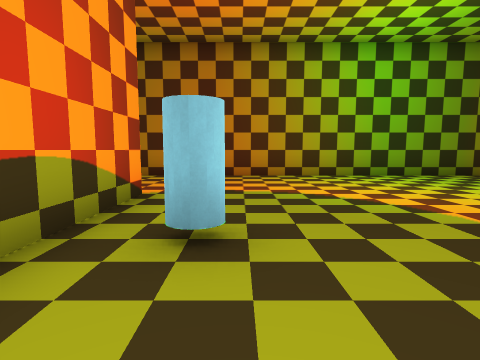
[1] (above)

23 first-person views from a walk through a Godot game level. The camera is 1.5 m above the floor, tilts 6° down and sees 80° across. The floor is counted in squares, 2 m on a side. Each view is taken from the middle of a square. On the plan, view 1 faces up. The plan holds only what a view shows up to about 10 squares ahead; the rest is blank. Some surface patterns are stand-ins.

[2]
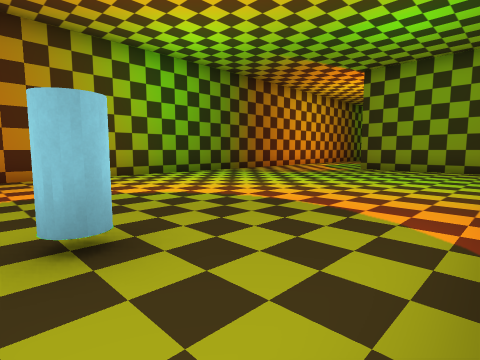

[3]
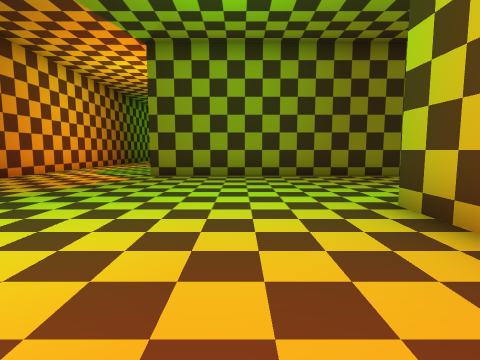

[4]
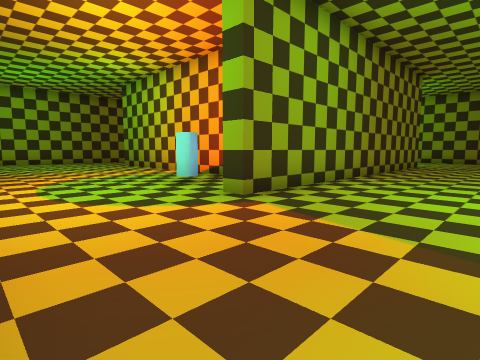

[5]
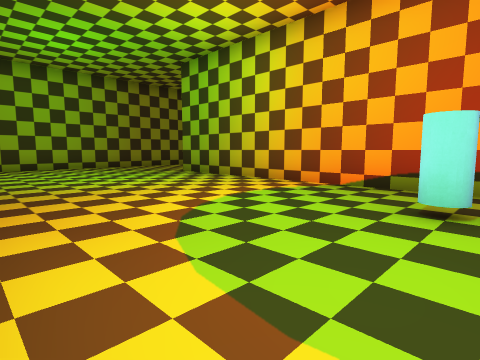

[6]
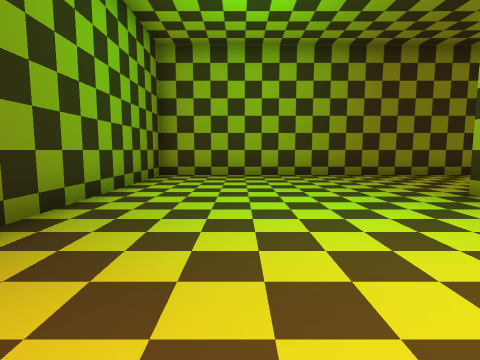

[7]
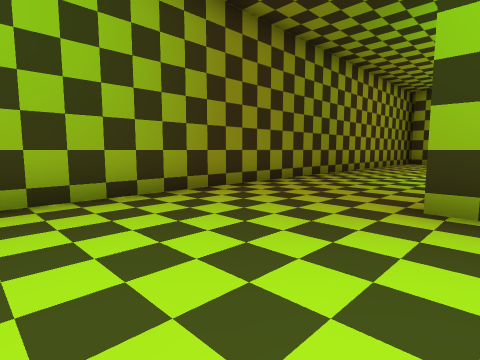

[8]
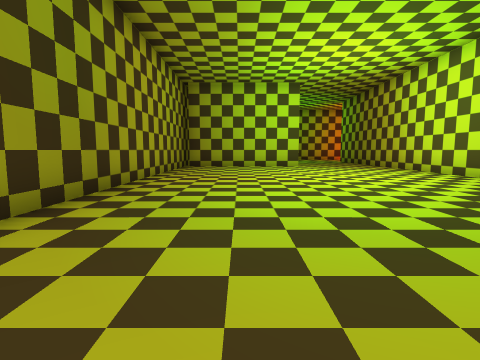

[9]
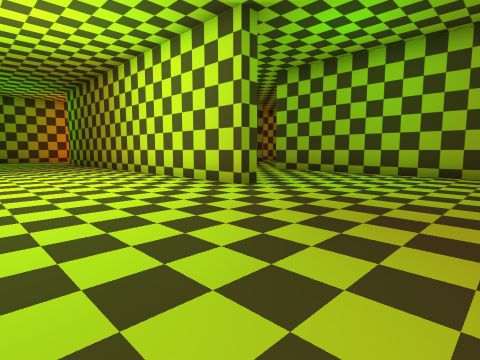

[10]
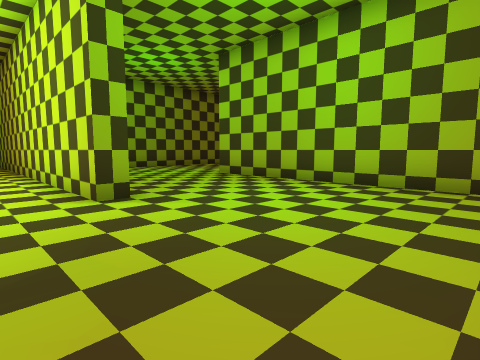

[11]
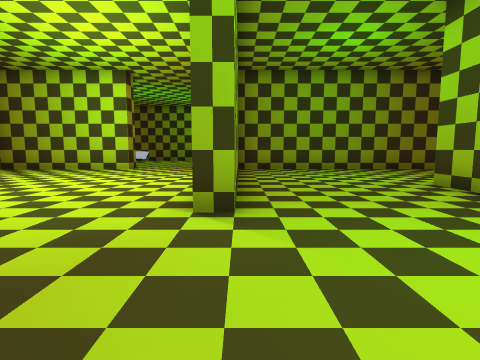

[12]
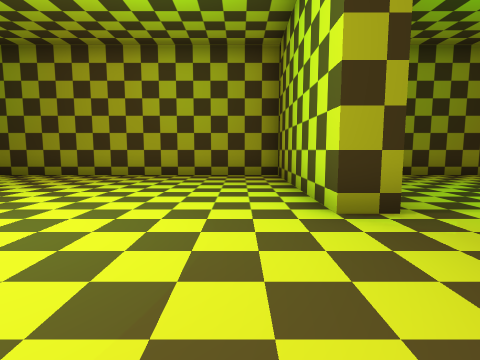

[13]
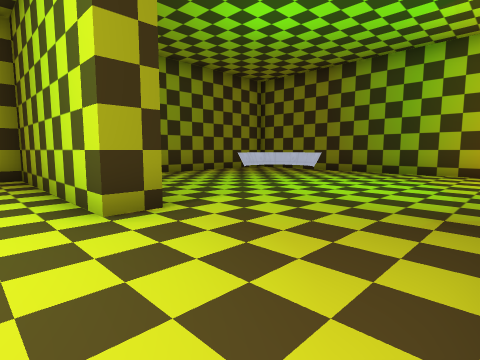

[14]
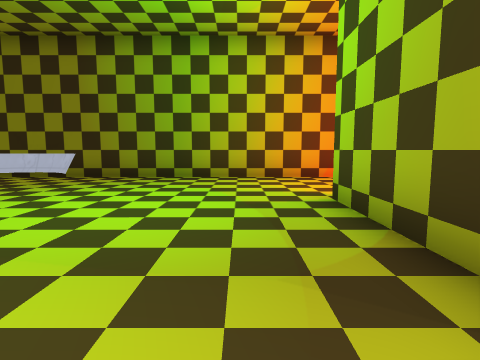

[15]
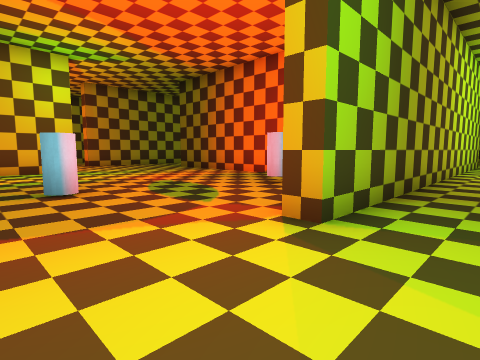

[16]
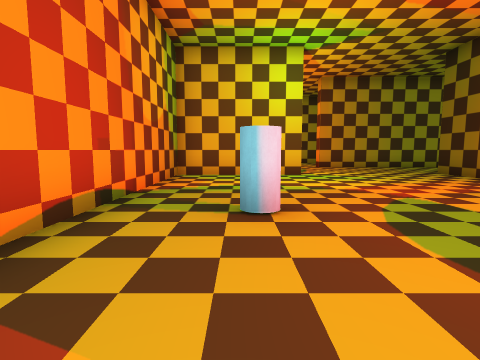

[17]
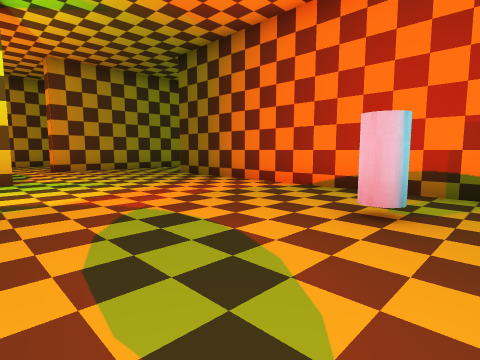

[18]
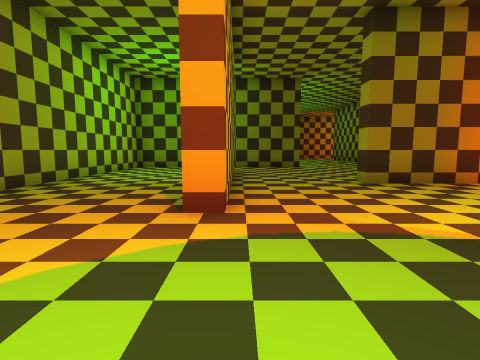

[19]
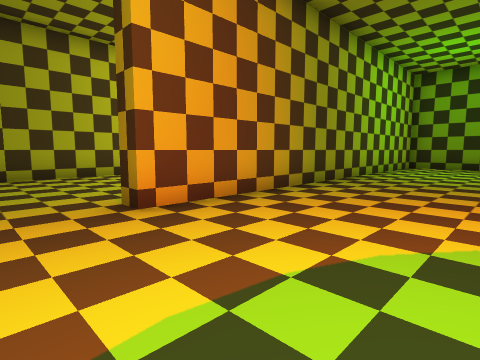

[20]
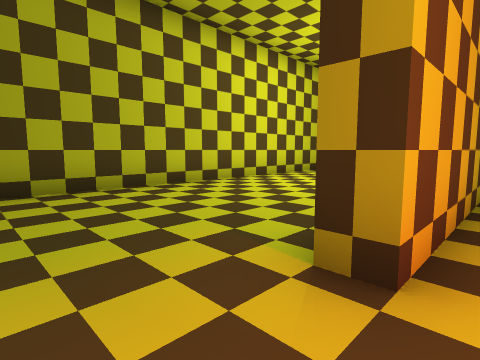

[21]
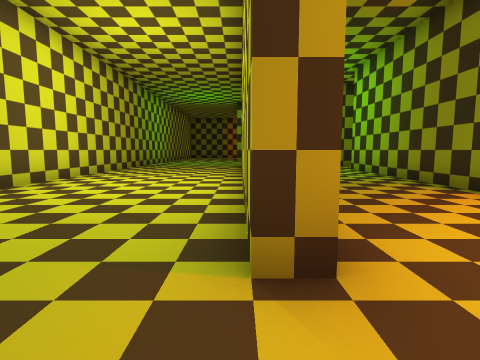

[22]
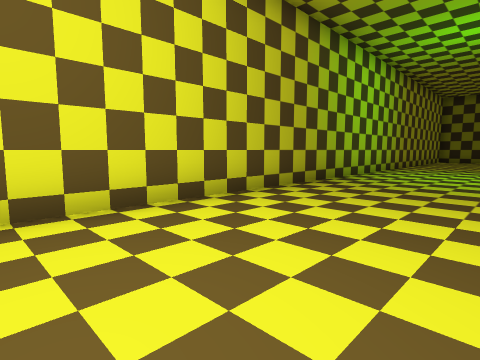

[23]
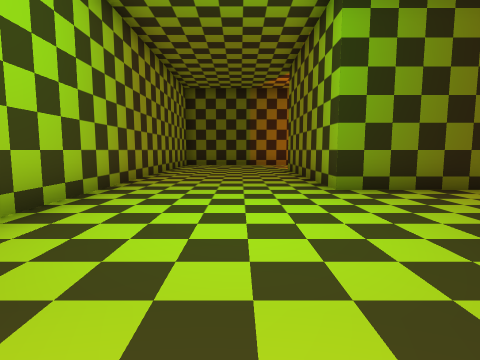

### Floor plan
Points are (right, up) in squares from view 1. A wall is a line through its corners. A room is listed if a view was taken in it or the views show most of it. See-through windows are left out.
Room 1 (views 1, 2, 3, 4, 5, 6, 7, 8, 9, 10, 11, 12, 13, 14, 15, 16, 17, 18, 19, 20, 21, 22, 23)
walls: (10.3, -3) (10.3, 4.6) (10.9, 4.6); (10.8, 0.5) (10.8, -6.2); (15.1, -5) (15.1, -3.9); (15, -3.4) (15.6, -3.4) (15.6, -16.4) (15, -16.4); (4.5, -0.1) (5.9, -0.1); (2.8, -8.9) (2.8, -14.6) (2.2, -14.6); (12.5, 2.1) (20.9, 2.1); (13.6, -11.6) (5.8, -11.6) (5.8, -11.1); (0.6, -0.6) (-2.2, -0.6) (-2.2, 4.1); (-1.4, -7.9) (-1.4, -17.4) (-1.9, -17.4) (-1.9, -13); (2.3, -14) (2.3, -9); (6.3, -16.1) (6.3, -19.9) (12.9, -19.9); (19.3, -12) (19.3, -11.1) (24.6, -11.1) (24.6, 8.4) (18.8, 8.4); (7, 8.4) (-0.5, 8.4); (12.1, 8.4) (9.5, 8.4); (-1.7, 4.9) (-1.7, 1.9); (14.4, -19.9) (23, -19.9); (-2.1, 8.4) (-3, 8.4); (-6.7, 4.1) (-6.7, -18.6); (24.6, -17.2) (24.6, -14.9)
objects: other object (0, 2); other object (12, -18); other object (12, 4) to (13, 4); other object (13, -14)

Positions as (right, up) in squares from view 1, and headings:
1: (0, 0), facing up
2: (-1, 0), facing up-right
3: (2, 2), facing right
4: (7, 8), facing down-right
5: (12, 8), facing down-right
6: (16, 6), facing right
7: (20, 6), facing down-right
8: (22, 2), facing down
9: (20, 1), facing down-left
10: (17, 1), facing down-left
11: (15, 0), facing down
12: (16, -10), facing right
13: (16, -10), facing down-right
14: (17, -12), facing down
15: (17, -19), facing up-left
16: (15, -18), facing left
17: (14, -17), facing up-left
18: (3, -18), facing up
19: (2, -19), facing up-left
20: (-1, -19), facing up-left
21: (-2, -19), facing up
22: (-3, -12), facing up-left
23: (-4, -6), facing up
